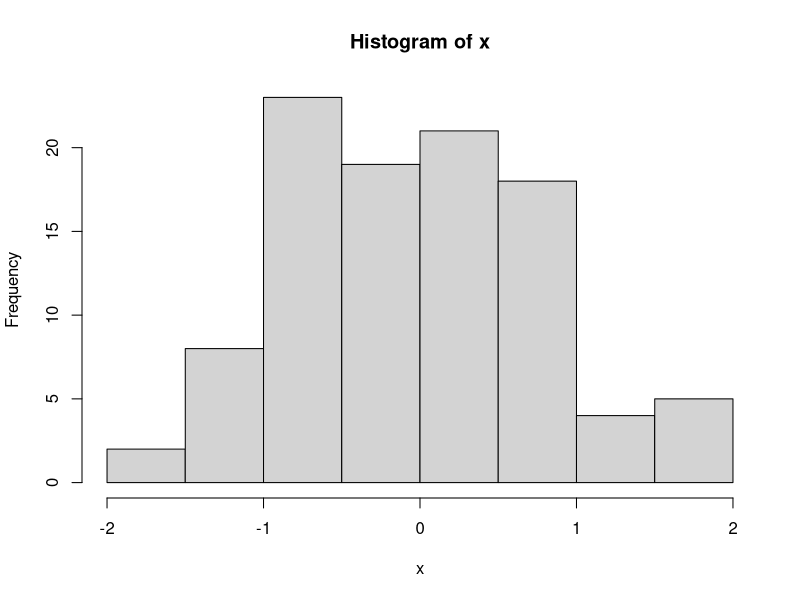
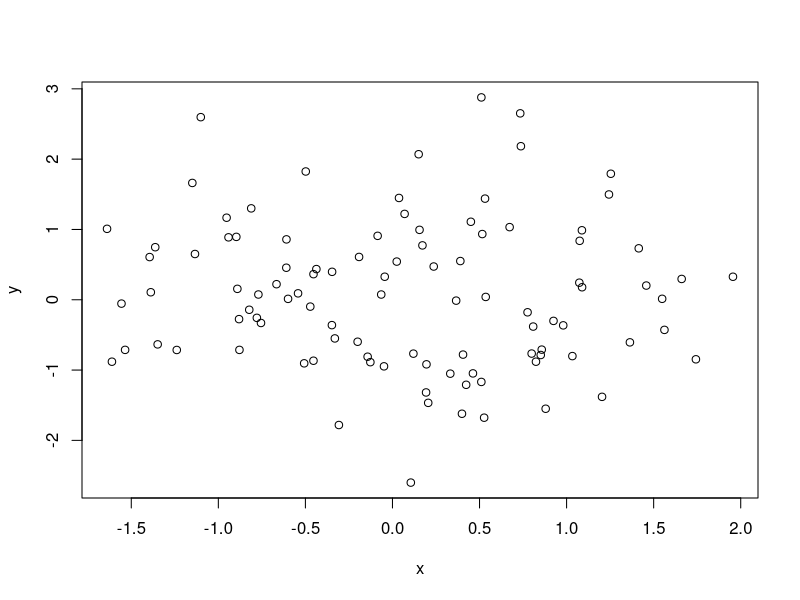
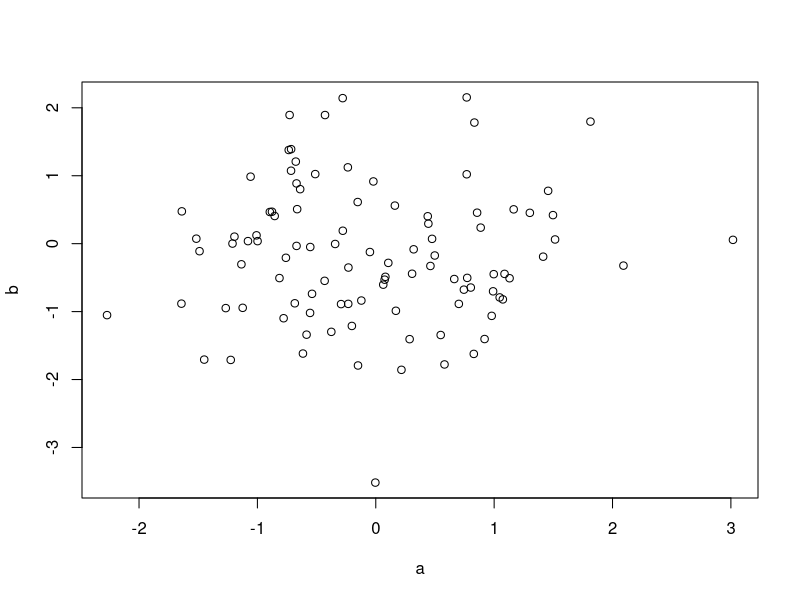
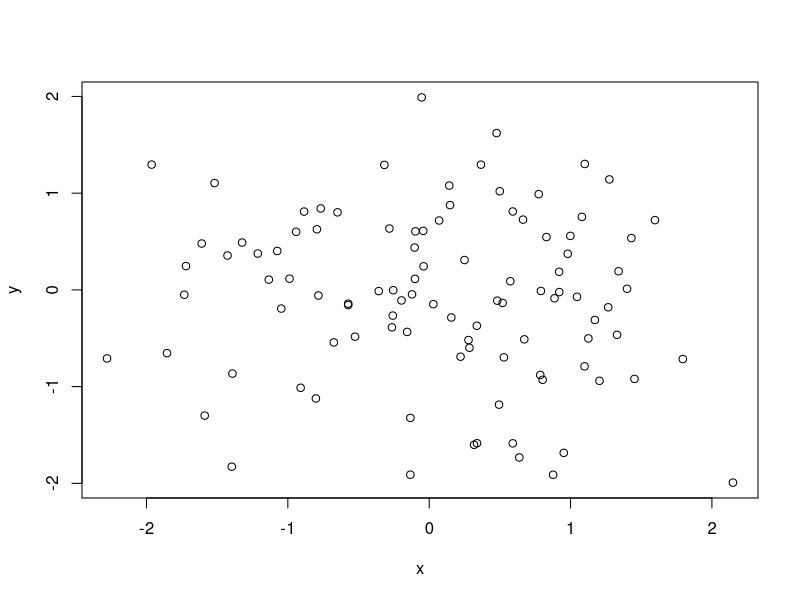
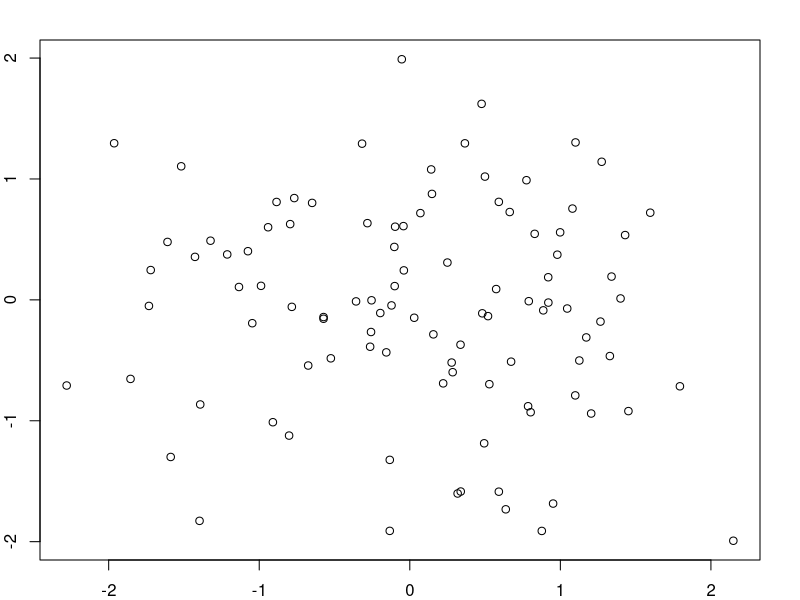
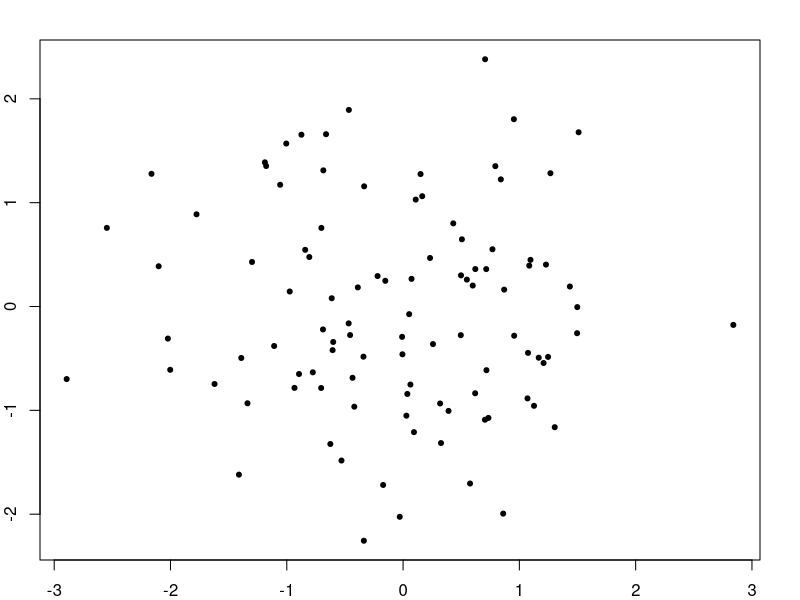
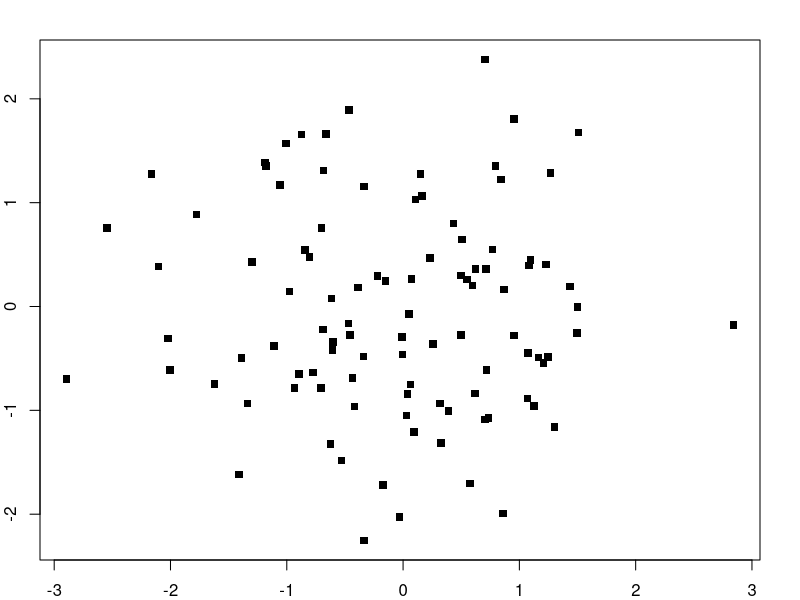
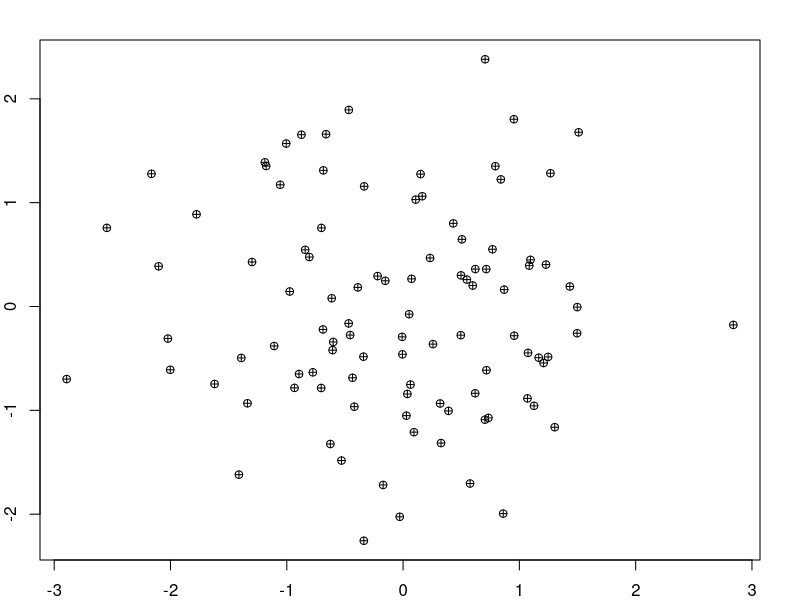

The R source for these figures, in order:
## ---- chunk 1
knitr::opts_chunk$set(echo = TRUE)
## ---- chunk 2

# 100 random numbers using  normal distribution 
x<-rnorm(100)

# Histogram
hist(x)

## ---- chunk 3

# 100 random numbers using  normal distribution 
x <- rnorm(100)
y <- rnorm(100)

# Scatter Plot
plot(x,y)

# Scatter Plot Practice
a <- rnorm(100)
b <- rnorm(100)
plot(a,b)

## ---- chunk 4

# 100 random numbers using  normal distribution 
x <- rnorm(100)
y <- rnorm(100)

# Scatter Plot Before Applying Margin (Default Margin)
plot(x,y)
## ---- chunk 5
# Adding Margin to Scatter Plot
par(mar = c(2,2,2,2))

# Scatter Plot After Applying Margin
plot(x,y)

## ---- chunk 6

# 100 random numbers using  normal distribution 
x <- rnorm(100)
y <- rnorm(100)


# Scatter Plot using pch=20
plot(x,y,pch=20)

# Scatter Plot using pch=15
plot(x,y,pch=15)

# Scatter Plot using pch=10
plot(x,y,pch=10)

# Scatter Plot using pch=5
plot(x,y,pch=5)
## ---- chunk 7
# 100 random numbers using  normal distribution 
x <- rnorm(100)
y <- rnorm(100)

# Scatter Plot
plot(x,y,pch=13)

# Adding Title to Plot
title("My Scatterplot")

## ---- chunk 8
# 100 random numbers using  normal distribution 
x <- rnorm(100)
y <- rnorm(100)

# Scatter Plot
plot(x,y,pch=8)

# Adding Text in a Plot
text(-2,-1,"MyText")

## ---- chunk 9
# 100 random numbers using  normal distribution 
x <- rnorm(100)
y <- rnorm(100)

# Scatter Plot
plot(x,y,pch=8)

# Adding Legend to a Plot
legend("topleft",legend = "Data", pch = 8)

## ---- chunk 10
#define dataset

df <- data.frame(x = c(1,1,2,3,4,4,5,6,7,7,8,9,10,10,11),
                 y = c(12,13,16,11,22,24,25,24,24,27,30,32,35,38,40))

#plot x and y values in dataset
plot(df$x, df$y, pch = 15)
## ---- chunk 11
# To add a horizontal line at the value y = 25
plot(df$x, df$y, pch = 15)

abline(h = 25, col = 'blue', lwd = 2)
## ---- chunk 12
#create scatterplot for x and y
plot(df$x, df$y, pch = 18)

#create horizontal line at mean value of y
abline(h = mean(df$y), col='blue', lwd = 2)

#create horizontal lines at one standard deviation above and below the mean value
abline(h = mean(df$y) + sd(df$y), col = 'red', lwd = 3, lty = 2)
abline(h = mean(df$y) - sd(df$y), col = 'red', lwd = 3, lty = 2)

## ---- chunk 13
# To add a vertical line at the value x = 6
plot(df$x, df$y, pch = 15)

abline(v = 6, col = 'blue', lwd = 2)
## ---- chunk 14

#make this example reproducible
set.seed(0)

#create dataset with 1000 random values normally distributed with mean = 10, sd = 2
data <- rnorm(1000, mean = 10, sd = 2)

#create histogram of data values
hist(data, col = 'steelblue')

#draw a vertical dashed line at the mean value
abline(v = mean(data), lwd = 3, lty = 2)

## ---- chunk 15
#create scatterplot of x and y values
plot(df$x, df$y)

#fit a linear regression model to the data
reg_model <- lm(y ~ x, data = df)

#add the fitted regression line to the scatterplot
abline(reg_model)

## ---- chunk 16
#define dataset
df <- data.frame(x = c(1,1,2,3,4,4,5,6,7,7,8,9,10,10,11),
                 y = c(12,13,16,11,22,24,25,24,24,27,30,32,35,38,40))

#plot x and y values in dataset
plot(df$x, df$y, xlim = c(0,10), ylim = c(0,40))

#fit a linear regression model to the data
reg_model <- lm(y ~ x, data = df)
print(reg_model)
print(class(reg_model))
print(typeof(reg_model))

#define intercept and slope values
a <- coefficients(reg_model)[1] #intercept
b <- coefficients(reg_model)[2] #slope

print(a)
print(b)

#add the fitted regression line to the scatterplot
abline(a=a, b=b)

## ---- chunk 17

# y=2+5x
plot(1,type = "n", xlab = "The slope is positive 5. When x increases by 1, y increases by 5.The y-intercept is 2.",ylab = "",  xlim = c(0,4), ylim = c(0,20))

text(1,10,"y=2+5x")
abline(a=2, b=5)

# y=7.2-0.4x
plot(1,type = "n", xlab = "The slope is negative 0.4. When x increases by 1, y decreases by 0.4. The y-intercept is 7.2.",ylab = "",  xlim = c(0,4), ylim = c(0,8))

text(1,6,"y=7.2-0.4x")
abline(a=7.2, b=-0.4)

# y=-4
plot(1,type = "n", xlab = "The slope is 0. When x increases by 1, y neither increases/decreases. The y-intercept is -4.",ylab = "",  xlim = c(0,4), ylim = c(1,-5))

text(1,-3.5,"y=-4")
abline(a=-4, b=0, col="blue")

## ---- chunk 18

# y=130+4.3x
plot(1,type = "n", xlab = "hours of in-house training",ylab = "score on a job skills test",  xlim = c(0,15), ylim = c(120,220))

title("Job Performance Prediction Model")

text(5,135,"y=130+4.3x")
abline(a=130, b=4.3, col="red")
grid (3,5, lty = 6, col = "cornsilk2")

## ---- chunk 19

# 100 random numbers 
x <- rnorm(100)
y <- rnorm(100)
z <- rpois(100,2)

## ---- chunk 20
par(mfrow = c(2,1))
plot(x,y,pch=20)
plot(x,z,pch=20)
## ---- chunk 21

par(mfrow = c(1,2))
plot(x,y,pch=20)
plot(x,z,pch=20)

## ---- chunk 22

par(mfrow = c(2,2))
plot(x,y,pch=20, main = "First")
plot(x,z,pch=20, main = "Second")
plot(y,x,pch=20, main = "Third")
plot(z,x,pch=20, main = "Forth")

## ---- chunk 23

par(mfcol = c(2,2))
plot(x,y,pch=20, main = "First")
plot(x,z,pch=20, main = "Second")
plot(y,x,pch=20, main = "Third")
plot(z,x,pch=20, main = "Forth")

## ---- chunk 24

# Plot of random numbers
x <- rnorm(100)
y <- x + rnorm(100)

plot(x,y)

# Factor Object containing Male and Female data

g <- gl(2,50, labels = c("Male","Female"))

print(g)
## ---- chunk 25

# Blank Plot
plot(x,y, type = "n")

# Add Male points to graph
points(x[g=="Male"],y[g=="Male"], col = "light blue",pch=19)

# Add Female points to graph
points(x[g=="Female"],y[g=="Female"], col = "pink", pch=19)


